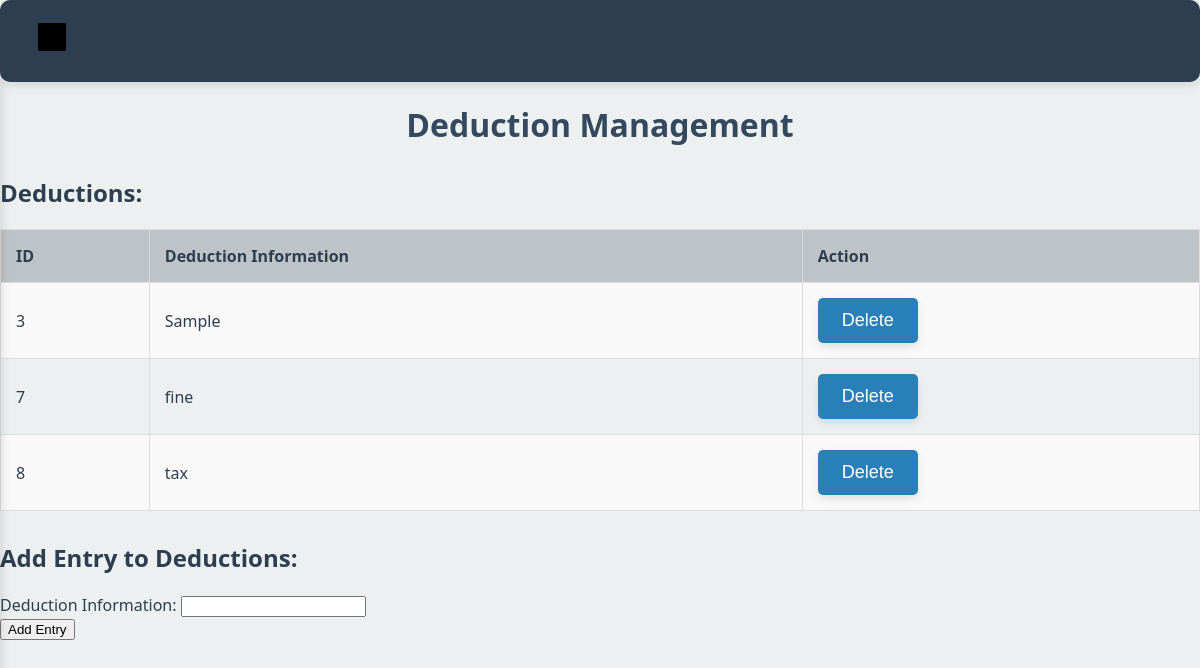
Screenshot of /deductions.php with the database file from the repository.
### tables this page shows
CREATE TABLE `deductions` (
  `id` int(30) NOT NULL,
  `deduction` text NOT NULL,
  `description` text NOT NULL
);

### deductions.php (the view, shortened to what this page needs)
<!DOCTYPE html>
<html lang="en">
<head>
    <link rel="stylesheet" href="css/styles.css">
</head>
<body>
<div class="navbar-container">
        <div class="navbar-toggle">
            <div class="bars"></div>
        </div>
        <div class="sidebar">
            <nav>
                <ul>
                    <li><a href="intro.php">Home</a></li>
                    <li><a href="attendance.php">Attendance</a></li>
                    <li><a href="payrollList.php">Payroll List</a></li>
                    <li><a href="employee.php">Employee List</a></li>
                    <li><a href="department.php">Department List</a></li>
                    <li><a href="position.php">Position List</a></li>
                    <li><a href="allowances.php">Allowance List</a></li>
                    <li><a href="deductions.php">Deduction List</a></li>
                    <li><a href="users.php">User Management</a></li>
                </ul>
            </nav>
        </div>
    </div>
    <h1>Deduction Management</h1>
    <?php
$servername = "localhost";
$username = "admin";
$password = "123";
$database = "payroll";
$conn = new mysqli($servername, $username, $password, $database);
    $select_query = "SELECT * FROM deductions";
    $result = $conn->query($select_query);
    if ($result->num_rows > 0) {
        echo "<h2>Deductions:</h2>";
        echo "<table border='1'>
                <tr>
                    <th>ID</th>
                    <th>Deduction Information</th>
                    <th>Action</th>
                </tr>";
        while ($row = $result->fetch_assoc()) {
            echo "<tr>
                    <td>{$row['id']}</td>
                    <td>{$row['deduction']}</td>
                    <td>
                        <button type='button' onclick='deleteDeduction({$row['id']})'>Delete</button>
                    </td>
                  </tr>";
        }
        echo "</table>";
    } else {
        echo "<p>No deductions in the 'deductions' table.</p>";
    }
    ?>
    <h2>Add Entry to Deductions:</h2>
    <form method="POST">
        <label for="deduction_info">Deduction Information:</label>
        <input type="text" name="deduction_info" required>
        <br>
        <input type="submit" name="submit_deduction" value="Add Entry">
    </form>
</body>
</html>

### css/styles.css (style rules this page uses)
.navbar-container { display: flex; justify-content: space-between; align-items: center; padding: 15px 30px; background-color: #2c3e50; border-radius: 10px; box-shadow: 0 4px 8px rgba(0, 0, 0, 0.1); }
.navbar-toggle { cursor: pointer; color: #ecf0f1; font-size: 26px; background: none; border: none; padding: 8px; border-radius: 50%; transition: background-color 0.3s ease; }
.sidebar { width: 270px; background-color: #34495e; display: flex; flex-direction: column; align-items: center; justify-content: start; padding-top: 30px; position: absolute; top: 70px; left: -270px; transition: left 0.4s ease; border-radius: 10px; box-shadow: 0 6px 12px rgba(0, 0, 0, 0.15); }
.sidebar nav ul { list-style-type: none; padding: 0; width: 100%; text-align: center; }
.sidebar nav ul li { margin-bottom: 15px; }
.sidebar nav ul li a { color: #ecf0f1; text-decoration: none; font-size: 20px; font-weight: 500; padding: 10px 20px; display: block; width: 100%; transition: background-color 0.3s ease, color 0.3s ease; }
button { background-color: #2980b9; color: white; padding: 12px 24px; border: none; border-radius: 5px; cursor: pointer; font-size: 18px; transition: background-color 0.3s ease, transform 0.3s ease; box-shadow: 0 4px 8px rgba(0, 0, 0, 0.1); }
.bars, .cross { display: inline-block; width: 28px; height: 28px; background-repeat: no-repeat; background-position: center; transition: transform 0.3s ease; }
.bars { background-image: url('bars.svg'); }
body { font-family: 'Segoe UI', Tahoma, Geneva, Verdana, sans-serif; background-color: #ecf0f1; margin: 0; padding: 0; color: #2c3e50; }
h1 { text-align: center; margin-bottom: 30px; color: #34495e; font-size: 32px; font-weight: 700; }
table { width: 100%; border-collapse: collapse; margin-bottom: 30px; }
table th, table td { padding: 15px; border: 1px solid #dddddd; text-align: left; font-size: 16px; }
table th { background-color: #bdc3c7; color: #2c3e50; font-weight: 600; }
table tr:nth-child(even) { background-color: #f9f9f9; }
button { background-color: #2980b9; color: white; padding: 12px 24px; border: none; border-radius: 5px; cursor: pointer; font-size: 18px; transition: background-color 0.3s ease, transform 0.3s ease; }

### rows the page displays
deductions: id "3", deduction "Sample"
deductions: id "7", deduction "fine"
deductions: id "8", deduction "tax"
